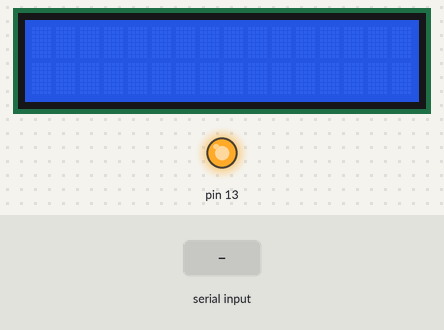
The sketch below on a simulated Arduino Uno, built with avr-gcc and run on an emulated ATmega328P. Parts: 16×2 character LCD, output pins drawn as LEDs (lit = HIGH). The inputs (shaded band) are chosen by the test bench. What the sketch prints to the serial monitor is not drawn.

Above: at 1.2 s.
1.3 s: "encender foco\n" received over Serial
At 2.5 s:
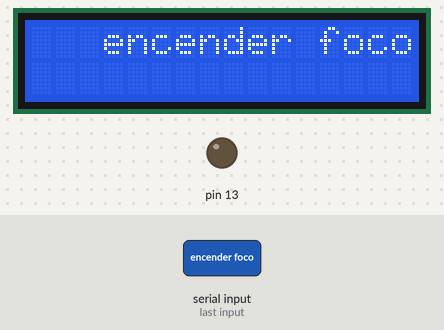
2.8 s: "apagar foco\n" received over the second serial link
At 3.8 s:
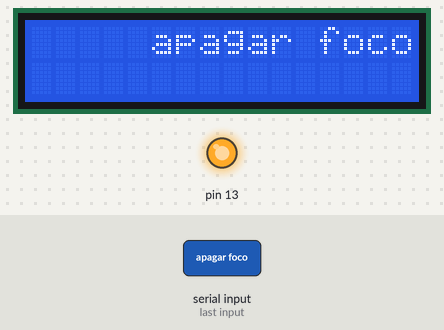
4.3 s: "a\n" received over Serial
At 4.8 s:
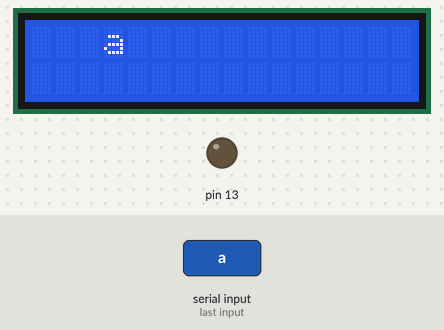
5.8 s: "b\n" received over the second serial link
At 6.5 s:
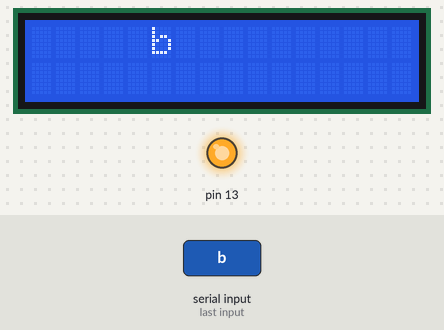
7.3 s: "1\n" received over Serial
At 8.3 s:
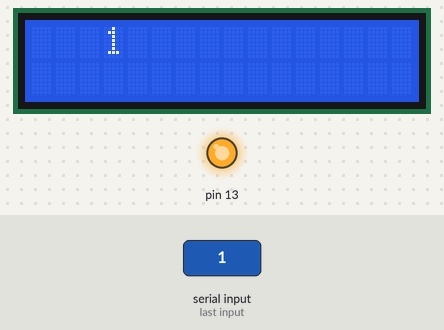
Timing chart, 0 to 9.8 s (numbered marks = the images above; inputs shaded):
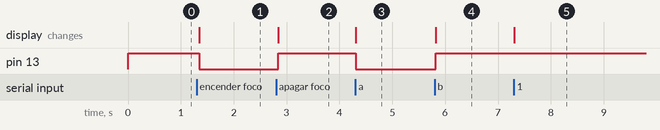

The sketch:

trabajo_original2.0.ino
```cpp
#include <LCD_I2C.h>
#include <SoftwareSerial.h>
String msj;
char letra=0;
int estado=0;
LCD_I2C lcd(0x3F, 16, 2);
SoftwareSerial BTSerial(11, 10); // RX | TX

void setup() {
  Serial.begin(9600);
  BTSerial.begin(9600);
  pinMode (13,OUTPUT);
  digitalWrite(13,HIGH);
   lcd.begin();
  lcd.backlight();
}

void loop() {
    if (Serial.available()){
    msj="";
    letra=0;
    while (Serial.available()>0){
      letra=Serial.read();
      if(letra =='\n'){
      break;
    }
    else
    {
       msj=msj+letra;
      letra=0;
       delay(1);

  }
  }
  Serial.println(msj);
  BTSerial.print(msj);
  lcd.clear();
  lcd.setCursor (3,0);
  lcd.print(msj);


}

if (BTSerial.available()){
    msj="";
    letra=0;
    while (BTSerial.available()>0){
      letra=BTSerial.read();
      if(letra =='\n'){
      break;
    }
    else
    {
       msj=msj+letra;
      letra=0;
       delay(1);

  }
  }
  Serial.println(msj);
  BTSerial.print( "mensaje recibido");
  lcd.clear();
  lcd.setCursor (5,0);
  lcd.print (msj);

}
if(msj== "encender foco") {
  digitalWrite (13, LOW);
}
if (msj == "apagar foco"){
  digitalWrite (13, HIGH);
}

if(msj == "a"){
  digitalWrite(13,LOW);
}
if(msj == "b"){
  digitalWrite(13,HIGH);
}

}
```

Measured:
- after the input at 1.3 s, pin 13: HIGH → LOW after 0.05 s; the display: changes after 0.05 s (image 1)
- after the input at 2.8 s, pin 13: LOW → HIGH at once; the display: changes at once (image 2)
- after the input at 4.3 s, pin 13: HIGH → LOW at once; the display: changes at once (image 3)
- after the input at 5.8 s, pin 13: LOW → HIGH at once; the display: changes at once (image 4)
- after the input at 7.3 s, the display: changes at once (image 5)
